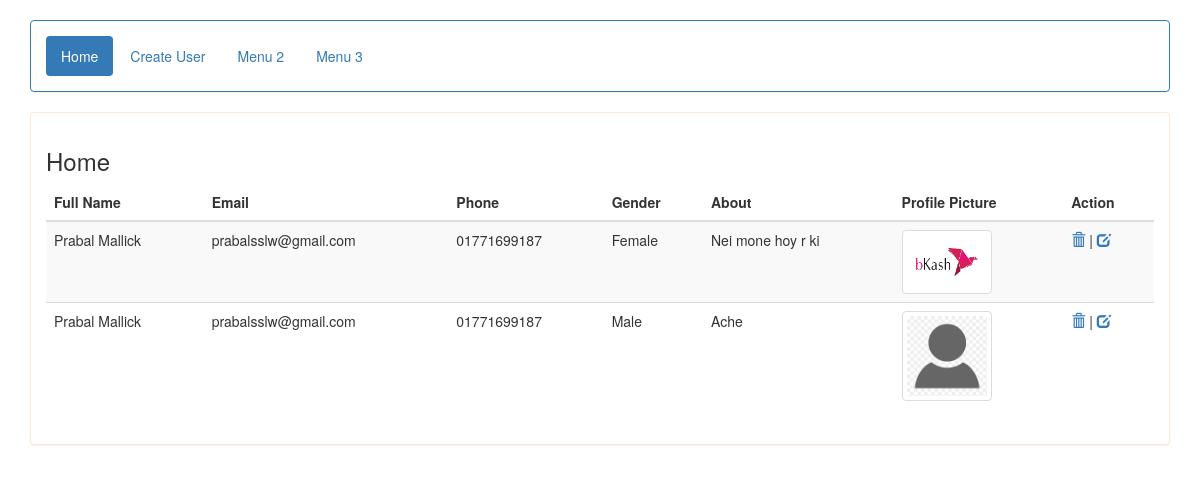
Before: / with the older database file.
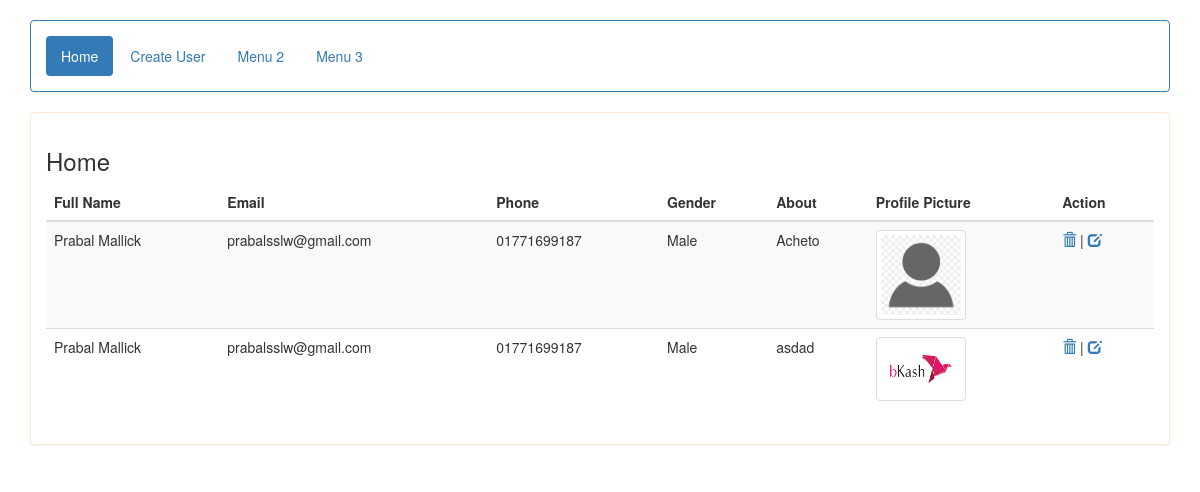
After: the same page with the newer database file.
### fileApp/models.py (models this page shows, shortened)
class Profile(models.Model):
    GENDER_CHOICES = (
        ("Male", "Male"),
        ("Female", "Female"),
        ("Other", "Other"),
    )
    fullname = models.CharField(max_length=255)
    email = models.EmailField(max_length=255)
    phone = models.CharField(max_length=11)
    gender = models.CharField(max_length=15, choices = GENDER_CHOICES)
    about = models.TextField(null=True, blank=True)
    propic = models.ImageField(upload_to='Profilepic')

### fileApp/views.py (the view)
# urls.py: path('', home, name="home"),
def home(request):
    alldata = Profile.objects.all()
    return render(request, "Home.html", {"profiles": alldata})

### templates/Home.html (shortened to what this page needs)
<!DOCTYPE html>
<html lang="en">
    <head>
        <link rel="stylesheet" href="https://maxcdn.bootstrapcdn.com/bootstrap/3.4.1/css/bootstrap.min.css">
    </head>
    <body>
        <div class="container">
            <br>
            <div class="panel panel-primary">
                <div class="panel-body">
                    <ul class="nav nav-pills">
                        <li class="active"><a data-toggle="pill" href="#home">Home</a></li>
                        <li><a data-toggle="pill" href="#menu1">Create User</a></li>
                        <li><a data-toggle="pill" href="#menu2">Menu 2</a></li>
                        <li><a data-toggle="pill" href="#menu3">Menu 3</a></li>
                    </ul>
                </div>
            </div>
            <div class="panel panel-warning">
                <div class="panel-body">
                    <div class="tab-content">
                        <div id="home" class="tab-pane fade in active">
                            <h3>Home</h3>
                            <table class="table table-striped">
                                <thead>
                                    <tr>
                                        <th>Full Name</th>
                                        <th>Email</th>
                                        <th>Phone</th>
                                        <th>Gender</th>
                                        <th>About</th>
                                        <th>Profile Picture</th>
                                        <th>Action</th>
                                    </tr>
                                </thead>
                                <tbody>
                                    {% for pro in profiles %}
                                    <tr>
                                        <td>{{pro.fullname}}</td>
                                        <td>{{pro.email}}</td>
                                        <td>{{pro.phone}}</td>
                                        <td>{{pro.gender}}</td>
                                        <td>{{pro.about}}</td>
                                        <td><img src="media/{{pro.propic}}" class="img-thumbnail" height="80" width="90" alt="{{pro.fullname}}"></td>
                                        <td><a href="#" onclick="deleteConfirm({{pro.id}})"><span class="glyphicon glyphicon-trash" aria-hidden="true"></span></a> | <a href="#" data-toggle="modal" data-target="#updateModal{{pro.id}}"><span class="glyphicon glyphicon-edit" aria-hidden="true"></span></a></td>
                                    </tr>
                                    {% endfor %}
                                </tbody>
                            </table>
                        </div>
                    </div>
                </div>
            </div>
        </div>
    </body>
</html>

Changed rows visible on the page:
removed Profile: fullname "Prabal Mallick", email "prabalsslw@gmail.com", phone "01771699187", gender "Female", about "Nei mone hoy r ki", propic (picture)
changed Profile: about "Ache" → "Acheto"
added Profile: fullname "Prabal Mallick", email "prabalsslw@gmail.com", phone "01771699187", gender "Male", about "asdad", propic (picture)
